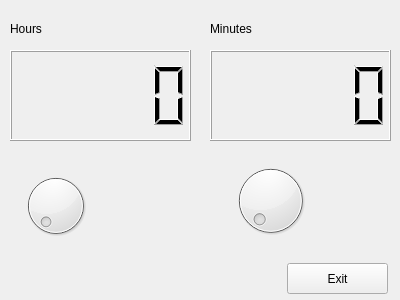
<?xml version="1.0" encoding="UTF-8"?>
<ui version="4.0">
 <class>MyForm</class>
 <widget class="QWidget" name="MyForm">
  <property name="geometry">
   <rect>
    <x>0</x>
    <y>0</y>
    <width>400</width>
    <height>300</height>
   </rect>
  </property>
  <property name="windowTitle">
   <string>Form</string>
  </property>
  <widget class="QLabel" name="label">
   <property name="geometry">
    <rect>
     <x>10</x>
     <y>20</y>
     <width>59</width>
     <height>18</height>
    </rect>
   </property>
   <property name="text">
    <string>Hours</string>
   </property>
  </widget>
  <widget class="QLabel" name="label_2">
   <property name="geometry">
    <rect>
     <x>210</x>
     <y>20</y>
     <width>59</width>
     <height>18</height>
    </rect>
   </property>
   <property name="text">
    <string>Minutes</string>
   </property>
  </widget>
  <widget class="QLCDNumber" name="lcdNumber">
   <property name="geometry">
    <rect>
     <x>10</x>
     <y>50</y>
     <width>181</width>
     <height>91</height>
    </rect>
   </property>
  </widget>
  <widget class="QLCDNumber" name="lcdNumber_2">
   <property name="geometry">
    <rect>
     <x>210</x>
     <y>50</y>
     <width>181</width>
     <height>91</height>
    </rect>
   </property>
  </widget>
  <widget class="QDial" name="dial">
   <property name="geometry">
    <rect>
     <x>20</x>
     <y>160</y>
     <width>71</width>
     <height>91</height>
    </rect>
   </property>
   <property name="maximumSize">
    <size>
     <width>121</width>
     <height>121</height>
    </size>
   </property>
   <property name="maximum">
    <number>23</number>
   </property>
  </widget>
  <widget class="QDial" name="dial_2">
   <property name="geometry">
    <rect>
     <x>230</x>
     <y>150</y>
     <width>81</width>
     <height>101</height>
    </rect>
   </property>
   <property name="maximum">
    <number>59</number>
   </property>
  </widget>
  <widget class="QPushButton" name="pushButton">
   <property name="geometry">
    <rect>
     <x>287</x>
     <y>263</y>
     <width>101</width>
     <height>31</height>
    </rect>
   </property>
   <property name="text">
    <string>Exit</string>
   </property>
  </widget>
 </widget>
 <resources/>
 <connections>
  <connection>
   <sender>dial</sender>
   <signal>valueChanged(int)</signal>
   <receiver>lcdNumber</receiver>
   <slot>display(int)</slot>
   <hints>
    <hint type="sourcelabel">
     <x>46</x>
     <y>221</y>
    </hint>
    <hint type="destinationlabel">
     <x>63</x>
     <y>120</y>
    </hint>
   </hints>
  </connection>
  <connection>
   <sender>dial_2</sender>
   <signal>valueChanged(int)</signal>
   <receiver>lcdNumber_2</receiver>
   <slot>display(int)</slot>
   <hints>
    <hint type="sourcelabel">
     <x>251</x>
     <y>179</y>
    </hint>
    <hint type="destinationlabel">
     <x>248</x>
     <y>85</y>
    </hint>
   </hints>
  </connection>
  <connection>
   <sender>pushButton</sender>
   <signal>clicked()</signal>
   <receiver>MyForm</receiver>
   <slot>close()</slot>
   <hints>
    <hint type="sourcelabel">
     <x>337</x>
     <y>278</y>
    </hint>
    <hint type="destinationlabel">
     <x>199</x>
     <y>149</y>
    </hint>
   </hints>
  </connection>
 </connections>
</ui>
